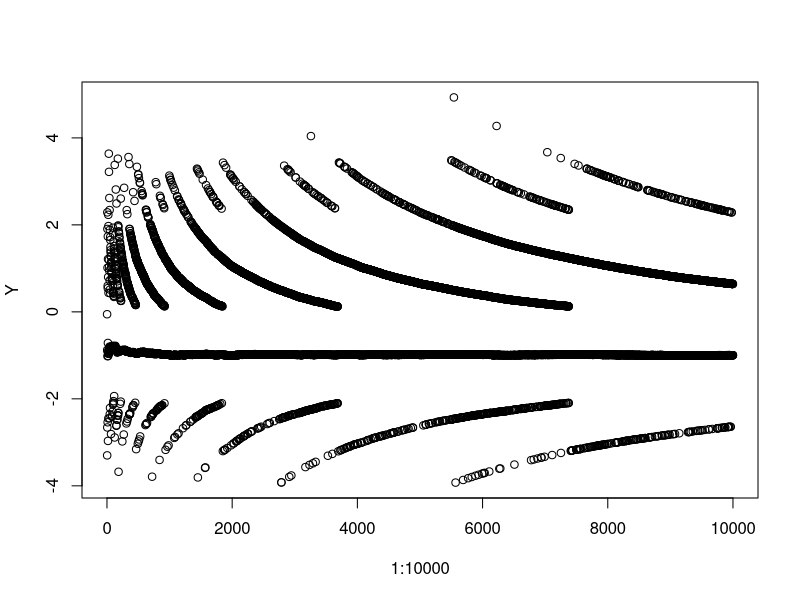
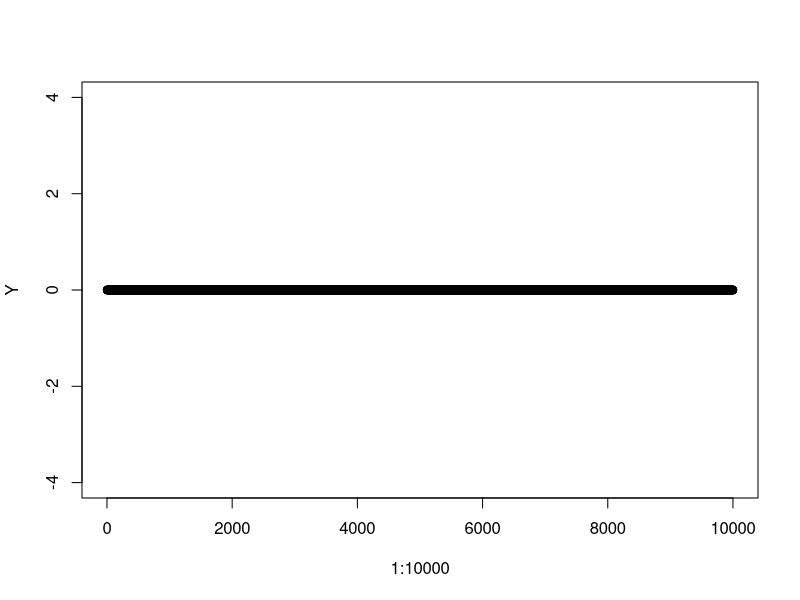
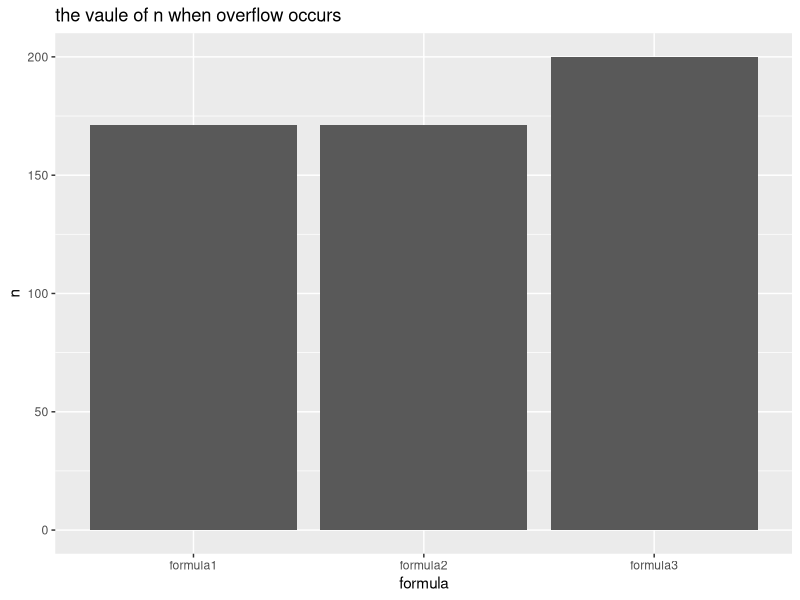
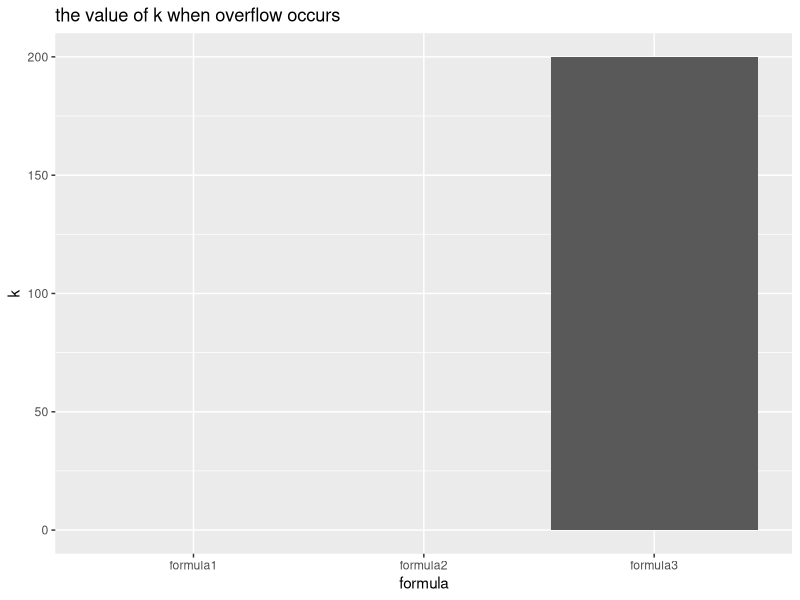

Write R code to recreate these figures, in order.

# Question One:

x1<-1/3
x2<-1/4
if(x1-x2==1/12){
  print ( "Subtraction is correct " )
}else{
  print ( " Subtraction is wrong" )
}


x1<-1
x2<-1/2
if(x1-x2==1/2){
  print ( "Subtraction is correct " )
}else{
  print ( " Subtraction is wrong" )
}

# Improvement:

x1<-1/3
x2<-1/4
if(all.equal(x1-x2,1/12)==TRUE){
  print ( "Subtraction is correct " )
}else{
  print ( " Subtraction is wrong" )
}




#Question Two:

derivative<-function(x){
  epsilon<-10^-15
  deri<-(x+epsilon-x)/epsilon
  return(deri)
}


x<-1
derivative(x)
x<-100000
derivative(x)



#Question Three:


myvar<-function(x){
  n<-length(x)
  variance<-1/(n-1)*(sum(x^2)-1/n*(sum(x)^2))
  return(variance)
}

set.seed(123)
x<-rnorm(10000,10^8,1)


Y<-c()
for(i in 1:10000){
  xi<-x[1:i]
  Yi<-myvar(xi)-var(xi)
  Y<-c(Y,Yi)
}
plot(1:10000,Y)




set.seed(123)
x<-rnorm(10000,10^8,1)
Y<-c()
myvar2<-function(x){
  n<-length(x)
  var_new<-sum((x-sum(x)/n)^2)/(n-1)
  return(var_new)
}
for(i in 1:10000){
  xi<-x[1:i]
  Yi<-myvar2(xi)-var(xi)
  Y<-c(Y,Yi)
}
plot(1:10000,Y,ylim = c(-4,4))


#Question 4

function_1 <- function(...){

  for(i in 1:200){

    if(prod(1:i) ==Inf){
      max_n_1 <- i
      return(max_n_1)
    }
  }
}

max_n_1 <- function_1()


function_2 <- function(...){
  for(i in 1:200){
    for(j in 0:i){
      if(prod((j + 1):i) == Inf || prod(1:(i - j)) == Inf){
        max_n_2 <- i
        max_k_2 <- j
        return(list(n_2 = max_n_2,k_2 =max_k_2))
      }
    }
  }
}
result <- function_2()
max_n_2 <- result[[1]]
max_k_2 <- result[[2]]

max_n_3 <- 0
max_k_3 <- 0
function_3 <- function(n){
  for(i in 1:n){
    for(j in 0:i){
        if(prod(((j + 1):i)/(1:(i - j))) == Inf){
        max_n_3 <<- i
        max_k_3 <<- j

      }
    }
  }
}
function_3(200)



n <- c(max_n_1,max_n_2,max_n_3)
k <- c(0,max_k_2,max_k_3)

data_plot1 <- data.frame(formula = c("formula1","formula2","formula3"),n)
data_plot2 <- data.frame(formula = c("formula1","formula2","formula3"),k)

library(ggplot2)

ggplot(data = data_plot1, aes(x = formula, y = n)) + geom_col() + ggtitle("the vaule of n when overflow occurs")

ggplot(data = data_plot2, aes(x = formula, y = k)) + geom_col() + ggtitle("the value of k when overflow occurs")


